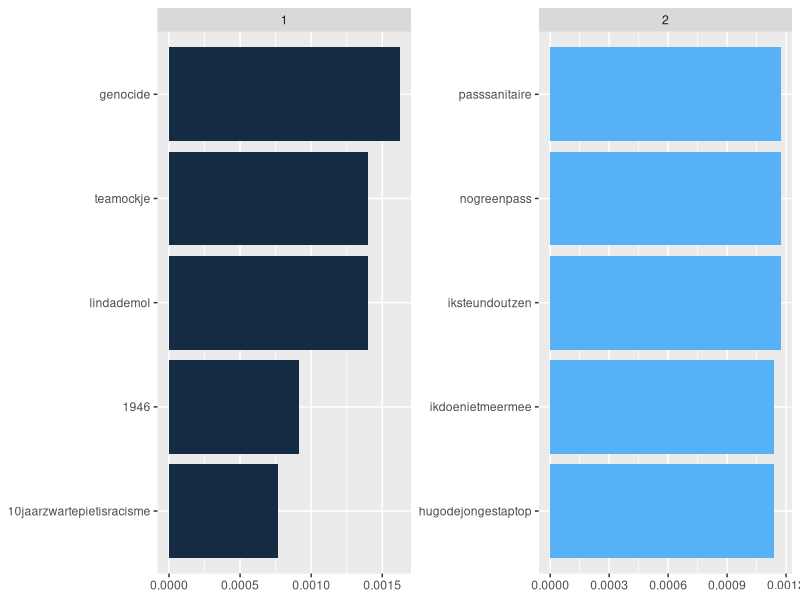

Source code (R):
library(dplyr)
library(tidytext)
library(forcats)
library(ggplot2)

tweet_words <- read.csv('data/workable_data.csv') %>% 
  unnest_tokens(word, clean_text_string) %>% 
  count(modularity_class, word, sort = TRUE)

total_words <- tweet_words %>% 
  group_by(modularity_class) %>% 
  summarize(total = sum(n))

tweet_words <- left_join(tweet_words, total_words)

tweet_tf_idf <- tweet_words %>%
  bind_tf_idf(word, modularity_class, n)

tweet_tf_idf %>%
  group_by(modularity_class) %>%
  subset(modularity_class %in% c(1,2)) %>%
  slice_max(tf_idf, n = 5) %>%
  ungroup() %>%
  ggplot(aes(tf_idf, fct_reorder(word, tf_idf), fill = modularity_class)) +
  geom_col(show.legend = FALSE) +
  facet_wrap(~modularity_class, ncol = 2, scales = "free") +
  labs(x = NULL, y = NULL)
